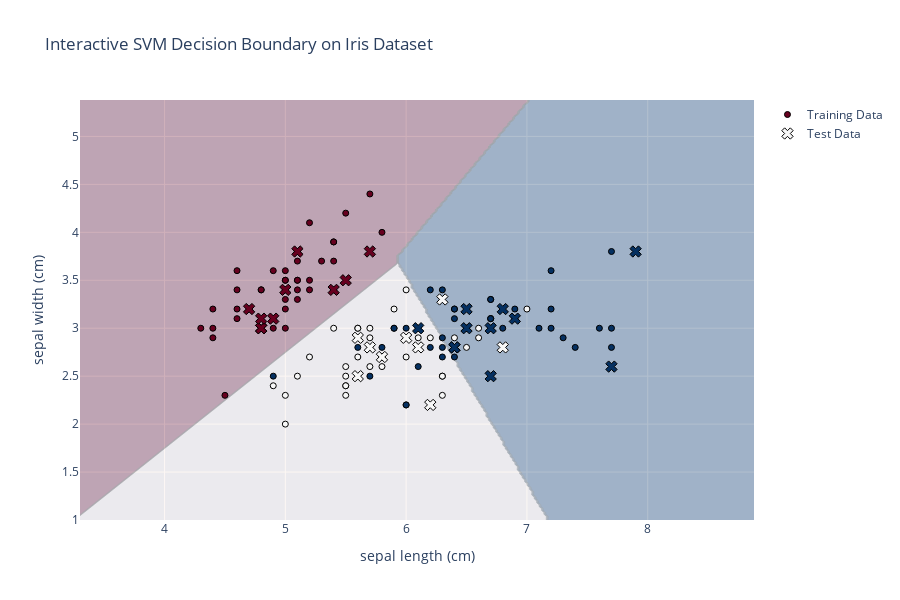

Source (notebook cell):
### Code cell
import numpy as np
import plotly.graph_objects as go
from sklearn.model_selection import train_test_split
from sklearn.svm import SVC
from sklearn.datasets import load_iris

# Load the Iris dataset
iris = load_iris()
X = iris.data[:, :2]  # First two features for 2D plotting
y = iris.target

# Split into training and testing
X_train, X_test, y_train, y_test = train_test_split(
    X, y, 
    test_size=0.2, 
    random_state=42
)

# Train SVM model
svm = SVC(kernel='linear')
svm.fit(X_train, y_train)

# Create meshgrid for decision boundary
x_min, x_max = X[:, 0].min() - 1, X[:, 0].max() + 1
y_min, y_max = X[:, 1].min() - 1, X[:, 1].max() + 1
xx, yy = np.meshgrid(
    np.arange(x_min, x_max, 0.02),
    np.arange(y_min, y_max, 0.02)
)

# Predict on meshgrid
Z = svm.predict(np.c_[xx.ravel(), yy.ravel()])
Z = Z.reshape(xx.shape)

# Plotly figure
fig = go.Figure()

# Add decision boundary as heatmap
fig.add_trace(go.Contour(
    x=np.arange(x_min, x_max, 0.02),
    y=np.arange(y_min, y_max, 0.02),
    z=Z,
    showscale=False,
    colorscale='RdBu',
    opacity=0.3,
    hoverinfo='skip'
))

# Add training data points
fig.add_trace(go.Scatter(
    x=X_train[:, 0],
    y=X_train[:, 1],
    mode='markers',
    marker=dict(
        color=y_train,
        colorscale='RdBu',
        line=dict(color='black', width=1)
    ),
    name='Training Data'
))

# Add test data points
fig.add_trace(go.Scatter(
    x=X_test[:, 0],
    y=X_test[:, 1],
    mode='markers',
    marker=dict(
        color=y_test,
        symbol='x',
        size=10,
        colorscale='RdBu',
        line=dict(color='black', width=1)
    ),
    name='Test Data'
))

# Update layout
fig.update_layout(
    title='Interactive SVM Decision Boundary on Iris Dataset',
    xaxis_title=iris.feature_names[0],
    yaxis_title=iris.feature_names[1],
    width=900,
    height=600
)

# Show the figure
fig.show()

### Figure 1 — Plotly figure (JSON) as saved in the notebook; plotly's stock layout.template omitted (floating-point values rounded to 4 significant figures; data arrays with more than 128 entries replaced by an {"elided": "..."} marker saying what was removed)
{"data": [{"colorscale": [[0, "rgb(103,0,31)"], [0.1, "rgb(178,24,43)"], [0.2, "rgb(214,96,77)"], [0.3, "rgb(244,165,130)"], [0.4, "rgb(253,219,199)"], [0.5, "rgb(247,247,247)"], [0.6, "rgb(209,229,240)"], [0.7, "rgb(146,197,222)"], [0.8, "rgb(67,147,195)"], [0.9, "rgb(33,102,172)"], [1, "rgb(5,48,97)"]], "hoverinfo": "skip", "opacity": 0.3, "showscale": false, "type": "contour", "x": {"elided": "280 float values"}, "y": {"elided": "220 float values"}, "z": {"elided": "220x280 int values"}}, {"marker": {"color": [0, 0, 1, 0, 0, 2, 1, 0, 0, 0, 2, 1, 1, 0, 0, 1, 2, 2, 1, 2, 1, 2, 1, 0, 2, 1, 0, 0, 0, 1, 2, 0, 0, 0, 1, 0, 1, 2, 0, 1, 2, 0, 2, 2, 1, 1, 2, 1, 0, 1, 2, 0, 0, 1, 1, 0, 2, 0, 0, 1, 1, 2, 1, 2, 2, 1, 0, 0, 2, 2, 0, 0, 0, 1, 2, 0, 2, 2, 0, 1, 1, 2, 1, 2, 0, 2, 1, 2, 1, 1, 1, 0, 1, 1, 0, 1, 2, 2, 0, 1, 2, 2, 0, 2, 0, 1, 2, 2, 1, 2, 1, 1, 2, 2, 0, 1, 2, 0, 1, 2], "colorscale": [[0, "rgb(103,0,31)"], [0.1, "rgb(178,24,43)"], [0.2, "rgb(214,96,77)"], [0.3, "rgb(244,165,130)"], [0.4, "rgb(253,219,199)"], [0.5, "rgb(247,247,247)"], [0.6, "rgb(209,229,240)"], [0.7, "rgb(146,197,222)"], [0.8, "rgb(67,147,195)"], [0.9, "rgb(33,102,172)"], [1, "rgb(5,48,97)"]], "line": {"color": "black", "width": 1}}, "mode": "markers", "name": "Training Data", "type": "scatter", "x": [4.6, 5.7, 6.7, 4.8, 4.4, 6.3, 6.4, 5.2, 5.0, 5.2, 5.8, 6.0, 6.7, 5.4, 5.4, 5.5, 6.3, 6.4, 6.6, 7.2, 5.7, 7.6, 5.6, 5.1, 7.7, 5.8, 5.2, 5.0, 5.1, 5.0, 6.3, 4.8, 5.0, 5.1, 5.6, 5.1, 5.7, 7.7, 4.6, 6.2, 5.7, 5.5, 6.0, 5.8, 6.0, 5.4, 6.2, 5.5, 5.4, 5.0, 6.4, 5.0, 5.0, 5.5, 6.7, 4.9, 5.8, 5.0, 5.0, 5.9, 5.1, 6.9, 6.0, 6.1, 7.7, 5.5, 4.4, 4.3, 6.0, 7.2, 4.6, 5.1, 4.4, 6.3, 6.3, 4.6, 6.8, 6.3, 4.7, 6.1, 6.5, 6.2, 7.0, 6.4, 5.1, 6.9, 5.9, 6.5, 5.7, 5.2, 6.1, 4.5, 6.6, 5.5, 5.3, 5.6, 7.3, 6.7, 5.1, 4.9, 6.7, 7.2, 4.9, 6.7, 4.9, 6.9, 7.4, 6.3, 5.7, 6.5, 6.3, 6.4, 5.6, 5.9, 5.4, 6.1, 4.9, 5.8, 5.8, 7.1], "y": [3.6, 4.4, 3.1, 3.4, 3.2, 2.5, 3.2, 3.5, 3.6, 4.1, 2.7, 3.4, 3.1, 3.9, 3.7, 2.4, 2.8, 3.1, 3.0, 3.6, 2.9, 3.0, 3.0, 3.5, 2.8, 2.7, 3.4, 3.5, 3.8, 2.0, 2.7, 3.4, 3.0, 3.3, 2.7, 3.4, 3.0, 3.8, 3.2, 2.9, 2.5, 4.2, 3.0, 2.7, 2.2, 3.0, 3.4, 2.3, 3.9, 2.3, 2.7, 3.3, 3.2, 2.4, 3.0, 3.1, 2.8, 3.4, 3.5, 3.2, 2.5, 3.2, 2.7, 2.6, 3.0, 2.5, 2.9, 3.0, 2.2, 3.2, 3.1, 3.5, 3.0, 2.5, 3.4, 3.4, 3.0, 3.3, 3.2, 2.9, 2.8, 2.8, 3.2, 3.2, 3.8, 3.1, 3.0, 3.0, 2.6, 2.7, 3.0, 2.3, 2.9, 2.6, 3.7, 3.0, 2.9, 3.3, 3.7, 2.4, 3.3, 3.0, 3.6, 3.1, 3.0, 3.1, 2.8, 2.9, 2.8, 3.0, 2.3, 2.9, 2.8, 3.0, 3.4, 2.8, 2.5, 4.0, 2.6, 3.0]}, {"marker": {"color": [1, 0, 2, 1, 1, 0, 1, 2, 1, 1, 2, 0, 0, 0, 0, 1, 2, 1, 1, 2, 0, 2, 0, 2, 2, 2, 2, 2, 0, 0], "colorscale": [[0, "rgb(103,0,31)"], [0.1, "rgb(178,24,43)"], [0.2, "rgb(214,96,77)"], [0.3, "rgb(244,165,130)"], [0.4, "rgb(253,219,199)"], [0.5, "rgb(247,247,247)"], [0.6, "rgb(209,229,240)"], [0.7, "rgb(146,197,222)"], [0.8, "rgb(67,147,195)"], [0.9, "rgb(33,102,172)"], [1, "rgb(5,48,97)"]], "line": {"color": "black", "width": 1}, "size": 10, "symbol": "x"}, "mode": "markers", "name": "Test Data", "type": "scatter", "x": [6.1, 5.7, 7.7, 6.0, 6.8, 5.4, 5.6, 6.9, 6.2, 5.8, 6.5, 4.8, 5.5, 4.9, 5.1, 6.3, 6.5, 5.6, 5.7, 6.4, 4.7, 6.1, 5.0, 6.4, 7.9, 6.7, 6.7, 6.8, 4.8, 4.8], "y": [2.8, 3.8, 2.6, 2.9, 2.8, 3.4, 2.9, 3.1, 2.2, 2.7, 3.2, 3.0, 3.5, 3.1, 3.8, 3.3, 3.0, 2.5, 2.8, 2.8, 3.2, 3.0, 3.4, 2.8, 3.8, 3.0, 2.5, 3.2, 3.0, 3.1]}], "layout": {"height": 600, "title": {"text": "Interactive SVM Decision Boundary on Iris Dataset"}, "width": 900, "xaxis": {"title": {"text": "sepal length (cm)"}}, "yaxis": {"title": {"text": "sepal width (cm)"}}}}
